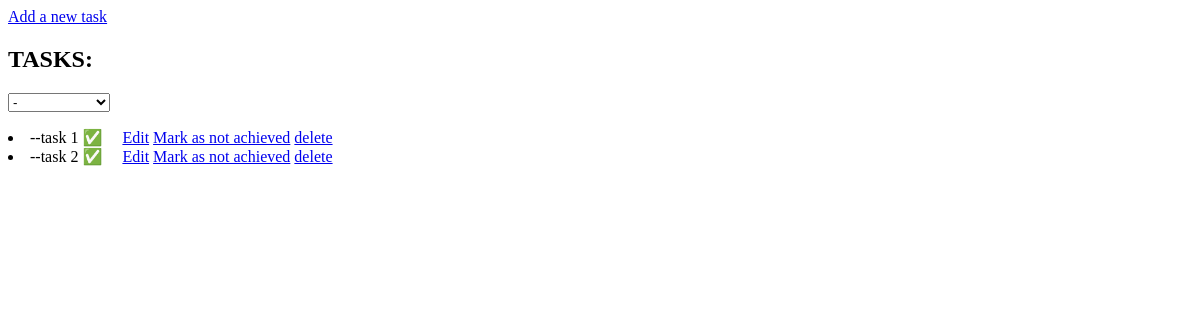
Before: / with the older database file.
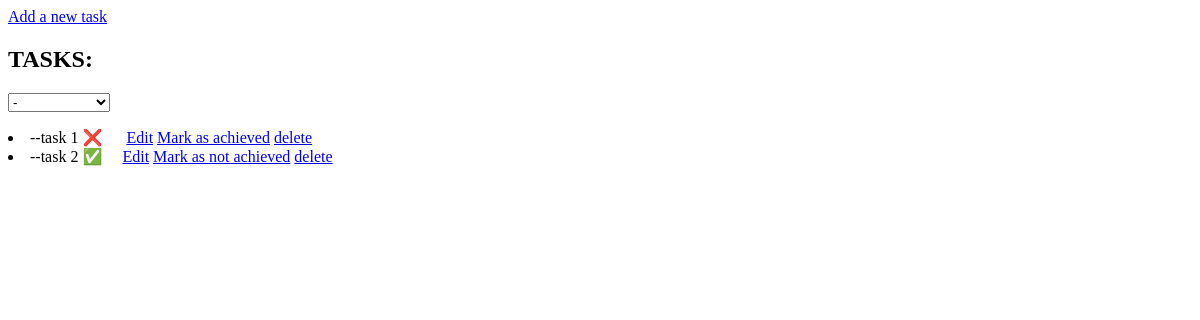
After: the same page with the newer database file.
### base/models.py (models this page shows)
class Task(models.Model):
    task=models.CharField(max_length=30)  #task name
    isAchieved=models.BooleanField(default=False)

### base/views.py (the view, shortened to what this page needs)
# urls.py: path("",views.homePage,name="home"),
def homePage(request):
    tasks=models.Task.objects.all()
    select="all"
    context={"tasks":tasks,"select":select}
    return render(request,"home.html",context)

### base/templates/home.html (shortened to what this page needs)
{% load static%}
<!DOCTYPE html>
<html lang="en">
<head>
    <link rel="stylesheet" href="{% static 'style.css'%}">
</head>
<body>
    <a href="addTask/">Add a new task</a>
    <div id="TaskList">
    <h2>TASKS: </h2>
    <form action="" method="post">
    <select name="listMethod" id="listMethod" onchange="this.form.submit()">
        <option value="">-</option>
    </select>
    </form>
    </div>
    <dl>
        {%for task in tasks%}
        {% if task.isAchieved%}
        <li>--{{task.task}} ✅ &nbsp;&nbsp;&nbsp;&nbsp;<a href="editTask/{{task.id}}/">Edit</a> <a href="achieveTask/{{task.id}}">Mark as not achieved</a> <a href="deleteTask/{{task.id}}">delete</a></li>
        {% else %}
        <li>--{{task.task}} ❌  &nbsp;&nbsp;&nbsp;&nbsp;   <a href="editTask/{{task.id}}/">Edit</a> <a href="achieveTask/{{task.id}}">Mark as achieved</a> <a href="deleteTask/{{task.id}}/">delete</a></li>
        {%endif%}
        {%endfor%}
    </dl>
</body>
</html>

Changed rows visible on the page:
changed Task "task 1": isAchieved "✅ Mark as not achieved" → "❌ Mark as achieved"
